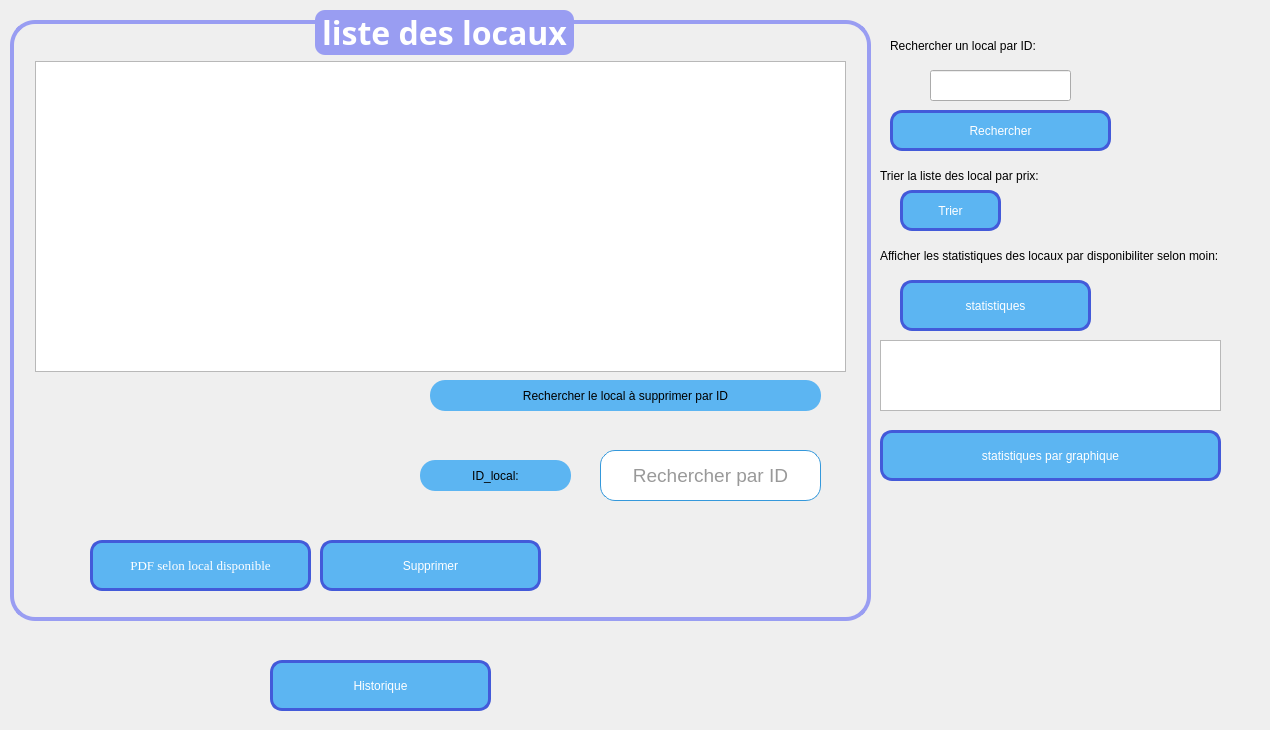
   <widget class="QWidget" name="afficher">
    <attribute name="title">
     <string>Liste</string>
    </attribute>
    <widget class="QGroupBox" name="groupBox_2">
     <property name="geometry">
      <rect>
       <x>10</x>
       <y>10</y>
       <width>861</width>
       <height>611</height>
      </rect>
     </property>
     <property name="font">
      <font>
       <family>Trebuchet MS</family>
       <pointsize>24</pointsize>
       <bold>true</bold>
      </font>
     </property>
     <property name="styleSheet">
      <string notr="true">/* Style de base pour la QGroupBox */
QGroupBox {
    border: 4px solid #999DF2; /* Bordure de la même couleur que le fond du titre */
    border-radius: 25px; /* Coins arrondis */
    margin-top: 10px; /* Marge en haut */
}

/* Style du titre de la QGroupBox */
QGroupBox::title {
    subcontrol-origin: margin;
    subcontrol-position: top center;
    padding: 0 3px;
    background-color: #999DF2; /* Fond remplacé par #999DF2 */
    color: #ffffff; /* Texte blanc pour le titre */
    border-radius: 10px; /* Coins arrondis du titre */
}

/* Style des QLabel à l'intérieur de la QGroupBox */
QLabel {
    color: #000000; /* Couleur du texte */
}

/* Style des QRadioButton à l'intérieur de la QGroupBox */
QRadioButton {
    color: #333333; /* Couleur du texte */
}

/* Style des QComboBox à l'intérieur de la QGroupBox */
QComboBox {
    background-color: #ffffff; /* Fond blanc */
    color: #333333; /* Couleur du texte */
    border: 1px solid #3498db; /* Bordure bleue */
    border-radius: 3px; /* Coins arrondis */
    padding: 2px; /* Espacement interne */
}

/* Style des QLineEdit à l'intérieur de la QGroupBox */
QLineEdit {
    background-color: #ffffff; /* Fond blanc */
    color: #333333; /* Couleur du texte */
    border: 1px solid #3498db; /* Bordure bleue */
    border-radius: 3px; /* Coins arrondis */
    padding: 2px; /* Espacement interne */
}

/* Style des QSpinBox à l'intérieur de la QGroupBox */
QSpinBox {
    background-color: #ffffff; /* Fond blanc */
    color: #333333; /* Couleur du texte */
    border: 1px solid #3498db; /* Bordure bleue */
    border-radius: 3px; /* Coins arrondis */
    padding: 2px; /* Espacement interne */
}

/* Style général pour les widgets lorsqu'ils sont désactivés */
QWidget:disabled {
    background-color: #f0f0f0; /* Fond gris clair pour les widgets désactivés */
    color: #a0a0a0; /* Couleur du texte grise pour les widgets désactivés */
}</string>
     </property>
     <property name="title">
      <string>liste des locaux</string>
     </property>
     <property name="alignment">
      <set>Qt::AlignmentFlag::AlignCenter</set>
     </property>
     <widget class="QTableView" name="tableView">
      <property name="geometry">
       <rect>
        <x>25</x>
        <y>51</y>
        <width>811</width>
        <height>311</height>
       </rect>
      </property>
     </widget>
     <widget class="QLineEdit" name="lineedit_id_rech">
      <property name="geometry">
       <rect>
        <x>590</x>
        <y>440</y>
        <width>221</width>
        <height>51</height>
       </rect>
      </property>
      <property name="font">
       <font>
        <pointsize>14</pointsize>
       </font>
      </property>
      <property name="styleSheet">
       <string notr="true">border-radius :15px</string>
      </property>
      <property name="alignment">
       <set>Qt::AlignmentFlag::AlignCenter</set>
      </property>
      <property name="placeholderText">
       <string>Rechercher par ID</string>
      </property>
     </widget>
     <widget class="QLabel" name="label_49">
      <property name="geometry">
       <rect>
        <x>420</x>
        <y>370</y>
        <width>391</width>
        <height>31</height>
       </rect>
      </property>
      <property name="styleSheet">
       <string notr="true">font: italic 14pt &quot;Times New Roman&quot;;
border-radius :15px;
background-color: rgb(92, 181, 242);</string>
      </property>
      <property name="text">
       <string>Rechercher le local à supprimer par ID</string>
      </property>
      <property name="alignment">
       <set>Qt::AlignmentFlag::AlignCenter</set>
      </property>
     </widget>
     <widget class="QLabel" name="label_48">
      <property name="geometry">
       <rect>
        <x>410</x>
        <y>450</y>
        <width>151</width>
        <height>31</height>
       </rect>
      </property>
      <property name="styleSheet">
       <string notr="true">font: italic 14pt &quot;Times New Roman&quot;;
border-radius :15px; 
background-color: #5cb5f2;</string>
      </property>
      <property name="text">
       <string>ID_local:</string>
      </property>
      <property name="alignment">
       <set>Qt::AlignmentFlag::AlignCenter</set>
      </property>
     </widget>
     <widget class="QPushButton" name="supprimerButton">
      <property name="geometry">
       <rect>
        <x>310</x>
        <y>530</y>
        <width>221</width>
        <height>51</height>
       </rect>
      </property>
      <property name="styleSheet">
       <string notr="true">/* Style de base pour le QPushButton */
QPushButton {
    background-color: #5cb5f2;  /* Bleu vif pour un look frais et moderne */
    color: #ffffff;              /* Texte blanc */
    border: 3px solid #435AD9;  /* Bordure de la même couleur que le fond */
    border-radius: 12px;        /* Coins arrondis */
    padding: 8px 12px;          /* Espacement interne */
    font: 75 10pt &quot;Times New Roman&quot;; /* Police en gras */
}

/* Style du QPushButton lorsqu'il est survolé */
QPushButton:hover {
    background-color: #5f7cd8;   /* Bleu plus clair au survol */
    border: 3px solid #5f7cd8;   /* Bordure de la même couleur que le fond survolé */
}

/* Style du QPushButton lorsqu'il est pressé (clic) */
QPushButton:pressed {
    background-color: #3b4fbf;   /* Bleu foncé au clic */
    border: 3px solid #3b4fbf;   /* Bordure de la même couleur que le fond pressé */
}

/* Style du QPushButton lorsqu'il est en focus (tabulation) */
QPushButton:focus {
    outline: none;               /* Supprimer le contour par défaut */
    border: 2px solid #2e8a56;  /* Bordure plus foncée lorsqu'en focus */
}

/* Style du QPushButton lorsqu'il est désactivé */
QPushButton:disabled {
    background-color: #b0b0b0;   /* Fond gris clair pour les boutons désactivés */
    color: #707070;              /* Couleur du texte grise pour les boutons désactivés */
    border: 2px solid #b0b0b0;   /* Bordure grise pour les boutons désactivés */
}

/* Style général pour les widgets lorsqu'ils sont désactivés */
QWidget:disabled {
    background-color: #f0f0f0;   /* Fond gris clair pour les widgets désactivés */
    color: #a0a0a0;              /* Couleur du texte grise pour les widgets désactivés */
}
</string>
      </property>
      <property name="text">
       <string>Supprimer</string>
      </property>
     </widget>
     <widget class="QPushButton" name="pb_pdf">
      <property name="geometry">
       <rect>
        <x>80</x>
        <y>530</y>
        <width>221</width>
        <height>51</height>
       </rect>
      </property>
      <property name="font">
       <font>
        <family>Times New Roman</family>
        <pointsize>10</pointsize>
        <italic>false</italic>
        <fontweight></fontweight>
       </font>
      </property>
      <property name="styleSheet">
       <string notr="true">/* Style de base pour le QPushButton */
QPushButton {
    background-color: #5cb5f2;  /* Bleu vif pour un look frais et moderne */
    color: #ffffff;              /* Texte blanc */
    border: 3px solid #435AD9;  /* Bordure de la même couleur que le fond */
    border-radius: 12px;        /* Coins arrondis */
    padding: 8px 12px;          /* Espacement interne */
    font: 75 10pt &quot;Times New Roman&quot;; /* Police en gras */
}

/* Style du QPushButton lorsqu'il est survolé */
QPushButton:hover {
    background-color: #5f7cd8;   /* Bleu plus clair au survol */
    border: 3px solid #5f7cd8;   /* Bordure de la même couleur que le fond survolé */
}

/* Style du QPushButton lorsqu'il est pressé (clic) */
QPushButton:pressed {
    background-color: #3b4fbf;   /* Bleu foncé au clic */
    border: 3px solid #3b4fbf;   /* Bordure de la même couleur que le fond pressé */
}

/* Style du QPushButton lorsqu'il est en focus (tabulation) */
QPushButton:focus {
    outline: none;               /* Supprimer le contour par défaut */
    border: 2px solid #2e8a56;  /* Bordure plus foncée lorsqu'en focus */
}

/* Style du QPushButton lorsqu'il est désactivé */
QPushButton:disabled {
    background-color: #b0b0b0;   /* Fond gris clair pour les boutons désactivés */
    color: #707070;              /* Couleur du texte grise pour les boutons désactivés */
    border: 2px solid #b0b0b0;   /* Bordure grise pour les boutons désactivés */
}

/* Style général pour les widgets lorsqu'ils sont désactivés */
QWidget:disabled {
    background-color: #f0f0f0;   /* Fond gris clair pour les widgets désactivés */
    color: #a0a0a0;              /* Couleur du texte grise pour les widgets désactivés */
}
</string>
      </property>
      <property name="text">
       <string>PDF selon local disponible</string>
      </property>
     </widget>
    </widget>
    <widget class="QLabel" name="label_21">
     <property name="geometry">
      <rect>
       <x>890</x>
       <y>30</y>
       <width>351</width>
       <height>31</height>
      </rect>
     </property>
     <property name="styleSheet">
      <string notr="true">font: italic 14pt &quot;Times New Roman&quot;;
border-radius :15px</string>
     </property>
     <property name="text">
      <string>Rechercher un local par ID:</string>
     </property>
    </widget>
    <widget class="QLabel" name="label_22">
     <property name="geometry">
      <rect>
       <x>880</x>
       <y>160</y>
       <width>341</width>
       <height>31</height>
      </rect>
     </property>
     <property name="styleSheet">
      <string notr="true">font: italic 14pt &quot;Times New Roman&quot;;
border-radius :15px</string>
     </property>
     <property name="text">
      <string>Trier la liste des local par prix:</string>
     </property>
    </widget>
    <widget class="QLabel" name="label_23">
     <property name="geometry">
      <rect>
       <x>880</x>
       <y>240</y>
       <width>381</width>
       <height>31</height>
      </rect>
     </property>
     <property name="styleSheet">
      <string notr="true">font: italic 7pt &quot;Times New Roman&quot;;
border-radius :15px</string>
     </property>
     <property name="text">
      <string>Afficher les statistiques des locaux par disponibiliter selon moin:</string>
     </property>
    </widget>
    <widget class="QPushButton" name="rechercherButton">
     <property name="geometry">
      <rect>
       <x>890</x>
       <y>110</y>
       <width>221</width>
       <height>41</height>
      </rect>
     </property>
     <property name="styleSheet">
      <string notr="true">/* Style de base pour le QPushButton */
QPushButton {
    background-color: #5cb5f2;  /* Bleu vif pour un look frais et moderne */
    color: #ffffff;              /* Texte blanc */
    border: 3px solid #435AD9;  /* Bordure de la même couleur que le fond */
    border-radius: 12px;        /* Coins arrondis */
    padding: 8px 12px;          /* Espacement interne */
    font: 75 18pt &quot;Times New Roman&quot;; /* Police en gras */
}

/* Style du QPushButton lorsqu'il est survolé */
QPushButton:hover {
    background-color: #5f7cd8;   /* Bleu plus clair au survol */
    border: 3px solid #5f7cd8;   /* Bordure de la même couleur que le fond survolé */
}

/* Style du QPushButton lorsqu'il est pressé (clic) */
QPushButton:pressed {
    background-color: #3b4fbf;   /* Bleu foncé au clic */
    border: 3px solid #3b4fbf;   /* Bordure de la même couleur que le fond pressé */
}

/* Style du QPushButton lorsqu'il est en focus (tabulation) */
QPushButton:focus {
    outline: none;               /* Supprimer le contour par défaut */
    border: 2px solid #2e8a56;  /* Bordure plus foncée lorsqu'en focus */
}

/* Style du QPushButton lorsqu'il est désactivé */
QPushButton:disabled {
    background-color: #b0b0b0;   /* Fond gris clair pour les boutons désactivés */
    color: #707070;              /* Couleur du texte grise pour les boutons désactivés */
    border: 2px solid #b0b0b0;   /* Bordure grise pour les boutons désactivés */
}

/* Style général pour les widgets lorsqu'ils sont désactivés */
QWidget:disabled {
    background-color: #f0f0f0;   /* Fond gris clair pour les widgets désactivés */
    color: #a0a0a0;              /* Couleur du texte grise pour les widgets désactivés */
}
</string>
     </property>
     <property name="text">
      <string>Rechercher</string>
     </property>
    </widget>
    <widget class="QLineEdit" name="l5">
     <property name="geometry">
      <rect>
       <x>930</x>
       <y>70</y>
       <width>141</width>
       <height>31</height>
      </rect>
     </property>
    </widget>
    <widget class="QPushButton" name="trierButton">
     <property name="geometry">
      <rect>
       <x>900</x>
       <y>190</y>
       <width>101</width>
       <height>41</height>
      </rect>
     </property>
     <property name="styleSheet">
      <string notr="true">/* Style de base pour le QPushButton */
QPushButton {
    background-color: #5cb5f2;  /* Bleu vif pour un look frais et moderne */
    color: #ffffff;              /* Texte blanc */
    border: 3px solid #435AD9;  /* Bordure de la même couleur que le fond */
    border-radius: 12px;        /* Coins arrondis */
    padding: 8px 12px;          /* Espacement interne */
    font: 75 18pt &quot;Times New Roman&quot;; /* Police en gras */
}

/* Style du QPushButton lorsqu'il est survolé */
QPushButton:hover {
    background-color: #5f7cd8;   /* Bleu plus clair au survol */
    border: 3px solid #5f7cd8;   /* Bordure de la même couleur que le fond survolé */
}

/* Style du QPushButton lorsqu'il est pressé (clic) */
QPushButton:pressed {
    background-color: #3b4fbf;   /* Bleu foncé au clic */
    border: 3px solid #3b4fbf;   /* Bordure de la même couleur que le fond pressé */
}

/* Style du QPushButton lorsqu'il est en focus (tabulation) */
QPushButton:focus {
    outline: none;               /* Supprimer le contour par défaut */
    border: 2px solid #2e8a56;  /* Bordure plus foncée lorsqu'en focus */
}

/* Style du QPushButton lorsqu'il est désactivé */
QPushButton:disabled {
    background-color: #b0b0b0;   /* Fond gris clair pour les boutons désactivés */
    color: #707070;              /* Couleur du texte grise pour les boutons désactivés */
    border: 2px solid #b0b0b0;   /* Bordure grise pour les boutons désactivés */
}

/* Style général pour les widgets lorsqu'ils sont désactivés */
QWidget:disabled {
    background-color: #f0f0f0;   /* Fond gris clair pour les widgets désactivés */
    color: #a0a0a0;              /* Couleur du texte grise pour les widgets désactivés */
}
</string>
     </property>
     <property name="text">
      <string>Trier</string>
     </property>
    </widget>
    <widget class="QPushButton" name="statistiqueButton">
     <property name="geometry">
      <rect>
       <x>900</x>
       <y>280</y>
       <width>191</width>
       <height>51</height>
      </rect>
     </property>
     <property name="styleSheet">
      <string notr="true">/* Style de base pour le QPushButton */
QPushButton {
    background-color: #5cb5f2;  /* Bleu vif pour un look frais et moderne */
    color: #ffffff;              /* Texte blanc */
    border: 3px solid #435AD9;  /* Bordure de la même couleur que le fond */
    border-radius: 12px;        /* Coins arrondis */
    padding: 8px 12px;          /* Espacement interne */
    font: 75 18pt &quot;Times New Roman&quot;; /* Police en gras */
}

/* Style du QPushButton lorsqu'il est survolé */
QPushButton:hover {
    background-color: #5f7cd8;   /* Bleu plus clair au survol */
    border: 3px solid #5f7cd8;   /* Bordure de la même couleur que le fond survolé */
}

/* Style du QPushButton lorsqu'il est pressé (clic) */
QPushButton:pressed {
    background-color: #3b4fbf;   /* Bleu foncé au clic */
    border: 3px solid #3b4fbf;   /* Bordure de la même couleur que le fond pressé */
}

/* Style du QPushButton lorsqu'il est en focus (tabulation) */
QPushButton:focus {
    outline: none;               /* Supprimer le contour par défaut */
    border: 2px solid #2e8a56;  /* Bordure plus foncée lorsqu'en focus */
}

/* Style du QPushButton lorsqu'il est désactivé */
QPushButton:disabled {
    background-color: #b0b0b0;   /* Fond gris clair pour les boutons désactivés */
    color: #707070;              /* Couleur du texte grise pour les boutons désactivés */
    border: 2px solid #b0b0b0;   /* Bordure grise pour les boutons désactivés */
}

/* Style général pour les widgets lorsqu'ils sont désactivés */
QWidget:disabled {
    background-color: #f0f0f0;   /* Fond gris clair pour les widgets désactivés */
    color: #a0a0a0;              /* Couleur du texte grise pour les widgets désactivés */
}
</string>
     </property>
     <property name="text">
      <string>statistiques</string>
     </property>
    </widget>
    <widget class="QListWidget" name="listWidget">
     <property name="geometry">
      <rect>
       <x>880</x>
       <y>340</y>
       <width>341</width>
       <height>71</height>
      </rect>
     </property>
    </widget>
    <widget class="QWidget" name="verticalLayoutWidget">
     <property name="geometry">
      <rect>
       <x>890</x>
       <y>490</y>
       <width>361</width>
       <height>231</height>
      </rect>
     </property>
     <layout class="QVBoxLayout" name="verticalLayout"/>
    </widget>
    <widget class="QPushButton" name="statistiqueButton_2">
     <property name="geometry">
      <rect>
       <x>880</x>
       <y>430</y>
       <width>341</width>
       <height>51</height>
      </rect>
     </property>
     <property name="styleSheet">
      <string notr="true">/* Style de base pour le QPushButton */
QPushButton {
    background-color: #5cb5f2;  /* Bleu vif pour un look frais et moderne */
    color: #ffffff;              /* Texte blanc */
    border: 3px solid #435AD9;  /* Bordure de la même couleur que le fond */
    border-radius: 12px;        /* Coins arrondis */
    padding: 8px 12px;          /* Espacement interne */
    font: 75 18pt &quot;Times New Roman&quot;; /* Police en gras */
}

/* Style du QPushButton lorsqu'il est survolé */
QPushButton:hover {
    background-color: #5f7cd8;   /* Bleu plus clair au survol */
    border: 3px solid #5f7cd8;   /* Bordure de la même couleur que le fond survolé */
}

/* Style du QPushButton lorsqu'il est pressé (clic) */
QPushButton:pressed {
    background-color: #3b4fbf;   /* Bleu foncé au clic */
    border: 3px solid #3b4fbf;   /* Bordure de la même couleur que le fond pressé */
}

/* Style du QPushButton lorsqu'il est en focus (tabulation) */
QPushButton:focus {
    outline: none;               /* Supprimer le contour par défaut */
    border: 2px solid #2e8a56;  /* Bordure plus foncée lorsqu'en focus */
}

/* Style du QPushButton lorsqu'il est désactivé */
QPushButton:disabled {
    background-color: #b0b0b0;   /* Fond gris clair pour les boutons désactivés */
    color: #707070;              /* Couleur du texte grise pour les boutons désactivés */
    border: 2px solid #b0b0b0;   /* Bordure grise pour les boutons désactivés */
}

/* Style général pour les widgets lorsqu'ils sont désactivés */
QWidget:disabled {
    background-color: #f0f0f0;   /* Fond gris clair pour les widgets désactivés */
    color: #a0a0a0;              /* Couleur du texte grise pour les widgets désactivés */
}
</string>
     </property>
     <property name="text">
      <string>statistiques par graphique</string>
     </property>
    </widget>
    <widget class="QPushButton" name="pb_historiqueService">
     <property name="geometry">
      <rect>
       <x>270</x>
       <y>660</y>
       <width>221</width>
       <height>51</height>
      </rect>
     </property>
     <property name="styleSheet">
      <string notr="true">/* Style de base pour le QPushButton */
QPushButton {
    background-color: #5cb5f2;  /* Bleu vif pour un look frais et moderne */
    color: #ffffff;              /* Texte blanc */
    border: 3px solid #435AD9;  /* Bordure de la même couleur que le fond */
    border-radius: 12px;        /* Coins arrondis */
    padding: 8px 12px;          /* Espacement interne */
    font: 75 18pt &quot;Times New Roman&quot;; /* Police en gras */
}

/* Style du QPushButton lorsqu'il est survolé */
QPushButton:hover {
    background-color: #5f7cd8;   /* Bleu plus clair au survol */
    border: 3px solid #5f7cd8;   /* Bordure de la même couleur que le fond survolé */
}

/* Style du QPushButton lorsqu'il est pressé (clic) */
QPushButton:pressed {
    background-color: #3b4fbf;   /* Bleu foncé au clic */
    border: 3px solid #3b4fbf;   /* Bordure de la même couleur que le fond pressé */
}

/* Style du QPushButton lorsqu'il est en focus (tabulation) */
QPushButton:focus {
    outline: none;               /* Supprimer le contour par défaut */
    border: 2px solid #2e8a56;  /* Bordure plus foncée lorsqu'en focus */
}

/* Style du QPushButton lorsqu'il est désactivé */
QPushButton:disabled {
    background-color: #b0b0b0;   /* Fond gris clair pour les boutons désactivés */
    color: #707070;              /* Couleur du texte grise pour les boutons désactivés */
    border: 2px solid #b0b0b0;   /* Bordure grise pour les boutons désactivés */
}

/* Style général pour les widgets lorsqu'ils sont désactivés */
QWidget:disabled {
    background-color: #f0f0f0;   /* Fond gris clair pour les widgets désactivés */
    color: #a0a0a0;              /* Couleur du texte grise pour les widgets désactivés */
}
</string>
     </property>
     <property name="text">
      <string>Historique</string>
     </property>
    </widget>
   </widget>
